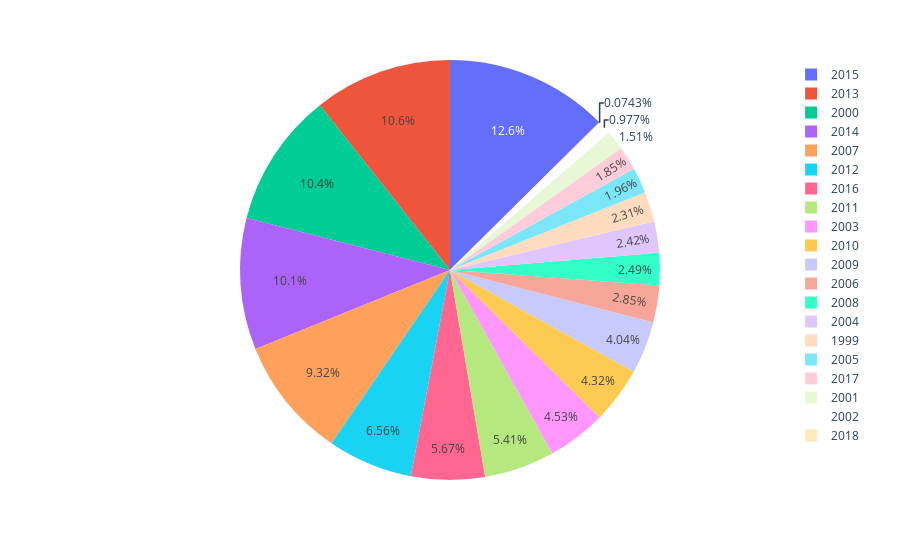

This figure's notebook cell:
### Code cell
px.pie(year_default_liability, values="liability", names=year_default_liability.entity_year_established)

### Figure 1 — Plotly figure (JSON) as saved in the notebook; plotly's stock layout.template omitted (floating-point values rounded to 4 significant figures)
{"data": [{"domain": {"x": [0, 1], "y": [0, 1]}, "hovertemplate": "entity_year_established=%{label}<br>liability=%{value}<extra></extra>", "labels": [1999, 2000, 2001, 2002, 2003, 2004, 2005, 2006, 2007, 2008, 2009, 2010, 2011, 2012, 2013, 2014, 2015, 2016, 2017, 2018], "legendgroup": "", "name": "", "showlegend": true, "type": "pie", "values": [253000.0, 1139000.0, 166100.0, 107100.0, 496400.0, 265000.0, 214700.0, 312200.0, 1022000.0, 273300.0, 442900.0, 473900.0, 593600.0, 719000.0, 1167000.0, 1110000.0, 1380000.0, 621900.0, 203100.0, 8151.0]}], "layout": {"legend": {"tracegroupgap": 0}, "margin": {"t": 60}}}
